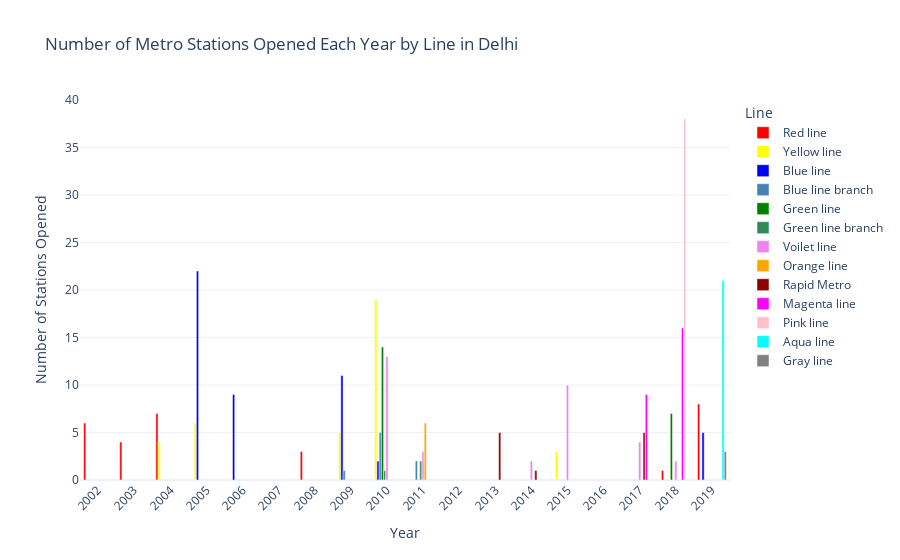

The code cell stored with this chart in its notebook:
### Code cell
# Count stations opened each year for each metro line
stations_per_line_year = df.groupby(['Opening Year', 'Line']).size().reset_index(name='Number of Stations')

custom_colors = {
    'Red line': '#FF0000',        # Red
    'Pink line': '#FFC0CB',       # Pink
    'Rapid Metro': '#8B0000',     # Dark Red
    'Magenta line': '#FF00FF',    # Magenta
    'Blue line': '#0000FF',       # Blue
    'Aqua line': '#00FFFF',       # Aqua/Cyan
    'Voilet line': '#EE82EE',     # Violet
    'Yellow line': '#FFFF00',     # Yellow
    'Green line': '#008000',      # Green
    'Gray line': '#808080',       # Gray
    'Orange line': '#FFA500',     # Orange
    'Green line branch': '#2E8B57',  # SeaGreen (Different from Green Line)
    'Blue line branch': '#4682B4'  # SteelBlue (Different from Blue Line)
}

fig = px.bar(stations_per_line_year, 
             x='Opening Year', 
             y='Number of Stations', 
             color='Line',  
             title="Number of Metro Stations Opened Each Year by Line in Delhi",
             labels={'Opening Year': 'Year', 'Number of Stations': 'Number of Stations Opened'},
             barmode='group',
             color_discrete_map=custom_colors)  


fig.update_layout(xaxis_tickangle=-45, 
                  xaxis=dict(tickmode='linear'),
                  yaxis=dict(title='Number of Stations Opened'),
                  xaxis_title="Year")


fig.show()

### Figure 1 — Plotly figure (JSON) as saved in the notebook; plotly's stock layout.template omitted (floating-point values rounded to 4 significant figures)
{"data": [{"alignmentgroup": "True", "hovertemplate": "Line=Red line<br>Year=%{x}<br>Number of Stations Opened=%{y}<extra></extra>", "legendgroup": "Red line", "marker": {"color": "#FF0000", "pattern": {"shape": ""}}, "name": "Red line", "offsetgroup": "Red line", "orientation": "v", "showlegend": true, "textposition": "auto", "type": "bar", "x": [2002, 2003, 2004, 2008, 2018, 2019], "xaxis": "x", "y": [6, 4, 7, 3, 1, 8], "yaxis": "y"}, {"alignmentgroup": "True", "hovertemplate": "Line=Yellow line<br>Year=%{x}<br>Number of Stations Opened=%{y}<extra></extra>", "legendgroup": "Yellow line", "marker": {"color": "#FFFF00", "pattern": {"shape": ""}}, "name": "Yellow line", "offsetgroup": "Yellow line", "orientation": "v", "showlegend": true, "textposition": "auto", "type": "bar", "x": [2004, 2005, 2009, 2010, 2015], "xaxis": "x", "y": [4, 6, 5, 19, 3], "yaxis": "y"}, {"alignmentgroup": "True", "hovertemplate": "Line=Blue line<br>Year=%{x}<br>Number of Stations Opened=%{y}<extra></extra>", "legendgroup": "Blue line", "marker": {"color": "#0000FF", "pattern": {"shape": ""}}, "name": "Blue line", "offsetgroup": "Blue line", "orientation": "v", "showlegend": true, "textposition": "auto", "type": "bar", "x": [2005, 2006, 2009, 2010, 2019], "xaxis": "x", "y": [22, 9, 11, 2, 5], "yaxis": "y"}, {"alignmentgroup": "True", "hovertemplate": "Line=Blue line branch<br>Year=%{x}<br>Number of Stations Opened=%{y}<extra></extra>", "legendgroup": "Blue line branch", "marker": {"color": "#4682B4", "pattern": {"shape": ""}}, "name": "Blue line branch", "offsetgroup": "Blue line branch", "orientation": "v", "showlegend": true, "textposition": "auto", "type": "bar", "x": [2009, 2010, 2011], "xaxis": "x", "y": [1, 5, 2], "yaxis": "y"}, {"alignmentgroup": "True", "hovertemplate": "Line=Green line<br>Year=%{x}<br>Number of Stations Opened=%{y}<extra></extra>", "legendgroup": "Green line", "marker": {"color": "#008000", "pattern": {"shape": ""}}, "name": "Green line", "offsetgroup": "Green line", "orientation": "v", "showlegend": true, "textposition": "auto", "type": "bar", "x": [2010, 2018], "xaxis": "x", "y": [14, 7], "yaxis": "y"}, {"alignmentgroup": "True", "hovertemplate": "Line=Green line branch<br>Year=%{x}<br>Number of Stations Opened=%{y}<extra></extra>", "legendgroup": "Green line branch", "marker": {"color": "#2E8B57", "pattern": {"shape": ""}}, "name": "Green line branch", "offsetgroup": "Green line branch", "orientation": "v", "showlegend": true, "textposition": "auto", "type": "bar", "x": [2010, 2011], "xaxis": "x", "y": [1, 2], "yaxis": "y"}, {"alignmentgroup": "True", "hovertemplate": "Line=Voilet line<br>Year=%{x}<br>Number of Stations Opened=%{y}<extra></extra>", "legendgroup": "Voilet line", "marker": {"color": "#EE82EE", "pattern": {"shape": ""}}, "name": "Voilet line", "offsetgroup": "Voilet line", "orientation": "v", "showlegend": true, "textposition": "auto", "type": "bar", "x": [2010, 2011, 2014, 2015, 2017, 2018], "xaxis": "x", "y": [13, 3, 2, 10, 4, 2], "yaxis": "y"}, {"alignmentgroup": "True", "hovertemplate": "Line=Orange line<br>Year=%{x}<br>Number of Stations Opened=%{y}<extra></extra>", "legendgroup": "Orange line", "marker": {"color": "#FFA500", "pattern": {"shape": ""}}, "name": "Orange line", "offsetgroup": "Orange line", "orientation": "v", "showlegend": true, "textposition": "auto", "type": "bar", "x": [2011], "xaxis": "x", "y": [6], "yaxis": "y"}, {"alignmentgroup": "True", "hovertemplate": "Line=Rapid Metro<br>Year=%{x}<br>Number of Stations Opened=%{y}<extra></extra>", "legendgroup": "Rapid Metro", "marker": {"color": "#8B0000", "pattern": {"shape": ""}}, "name": "Rapid Metro", "offsetgroup": "Rapid Metro", "orientation": "v", "showlegend": true, "textposition": "auto", "type": "bar", "x": [2013, 2014, 2017], "xaxis": "x", "y": [5, 1, 5], "yaxis": "y"}, {"alignmentgroup": "True", "hovertemplate": "Line=Magenta line<br>Year=%{x}<br>Number of Stations Opened=%{y}<extra></extra>", "legendgroup": "Magenta line", "marker": {"color": "#FF00FF", "pattern": {"shape": ""}}, "name": "Magenta line", "offsetgroup": "Magenta line", "orientation": "v", "showlegend": true, "textposition": "auto", "type": "bar", "x": [2017, 2018], "xaxis": "x", "y": [9, 16], "yaxis": "y"}, {"alignmentgroup": "True", "hovertemplate": "Line=Pink line<br>Year=%{x}<br>Number of Stations Opened=%{y}<extra></extra>", "legendgroup": "Pink line", "marker": {"color": "#FFC0CB", "pattern": {"shape": ""}}, "name": "Pink line", "offsetgroup": "Pink line", "orientation": "v", "showlegend": true, "textposition": "auto", "type": "bar", "x": [2018], "xaxis": "x", "y": [38], "yaxis": "y"}, {"alignmentgroup": "True", "hovertemplate": "Line=Aqua line<br>Year=%{x}<br>Number of Stations Opened=%{y}<extra></extra>", "legendgroup": "Aqua line", "marker": {"color": "#00FFFF", "pattern": {"shape": ""}}, "name": "Aqua line", "offsetgroup": "Aqua line", "orientation": "v", "showlegend": true, "textposition": "auto", "type": "bar", "x": [2019], "xaxis": "x", "y": [21], "yaxis": "y"}, {"alignmentgroup": "True", "hovertemplate": "Line=Gray line<br>Year=%{x}<br>Number of Stations Opened=%{y}<extra></extra>", "legendgroup": "Gray line", "marker": {"color": "#808080", "pattern": {"shape": ""}}, "name": "Gray line", "offsetgroup": "Gray line", "orientation": "v", "showlegend": true, "textposition": "auto", "type": "bar", "x": [2019], "xaxis": "x", "y": [3], "yaxis": "y"}], "layout": {"barmode": "group", "legend": {"title": {"text": "Line"}, "tracegroupgap": 0}, "title": {"text": "Number of Metro Stations Opened Each Year by Line in Delhi"}, "xaxis": {"anchor": "y", "domain": [0, 1], "tickangle": -45, "tickmode": "linear", "title": {"text": "Year"}}, "yaxis": {"anchor": "x", "domain": [0, 1], "title": {"text": "Number of Stations Opened"}}}}
